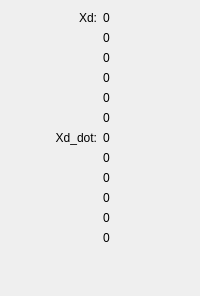
      <widget class="QWidget" name="tab_9">
       <attribute name="title">
        <string>Trajectory</string>
       </attribute>
       <layout class="QVBoxLayout" name="verticalLayout_15">
        <item>
         <layout class="QGridLayout" name="gridLayout_11">
          <item row="1" column="0">
           <widget class="QLabel" name="label_36">
            <property name="text">
             <string>Xd_dot:</string>
            </property>
            <property name="alignment">
             <set>Qt::AlignRight|Qt::AlignTop|Qt::AlignTrailing</set>
            </property>
           </widget>
          </item>
          <item row="0" column="0">
           <widget class="QLabel" name="label_42">
            <property name="text">
             <string>Xd:</string>
            </property>
            <property name="alignment">
             <set>Qt::AlignRight|Qt::AlignTop|Qt::AlignTrailing</set>
            </property>
           </widget>
          </item>
          <item row="1" column="1">
           <layout class="QVBoxLayout" name="verticalLayout_44">
            <item>
             <widget class="QLabel" name="lblTrajectoryXddot0">
              <property name="text">
               <string>0</string>
              </property>
             </widget>
            </item>
            <item>
             <widget class="QLabel" name="lblTrajectoryXddot1">
              <property name="text">
               <string>0</string>
              </property>
             </widget>
            </item>
            <item>
             <widget class="QLabel" name="lblTrajectoryXddot2">
              <property name="text">
               <string>0</string>
              </property>
             </widget>
            </item>
            <item>
             <widget class="QLabel" name="lblTrajectoryXddot3">
              <property name="text">
               <string>0</string>
              </property>
             </widget>
            </item>
            <item>
             <widget class="QLabel" name="lblTrajectoryXddot4">
              <property name="text">
               <string>0</string>
              </property>
             </widget>
            </item>
            <item>
             <widget class="QLabel" name="lblTrajectoryXddot5">
              <property name="text">
               <string>0</string>
              </property>
             </widget>
            </item>
           </layout>
          </item>
          <item row="0" column="1">
           <layout class="QVBoxLayout" name="verticalLayout_45">
            <item>
             <widget class="QLabel" name="lblTrajectoryXd0">
              <property name="text">
               <string>0</string>
              </property>
             </widget>
            </item>
            <item>
             <widget class="QLabel" name="lblTrajectoryXd1">
              <property name="text">
               <string>0</string>
              </property>
             </widget>
            </item>
            <item>
             <widget class="QLabel" name="lblTrajectoryXd2">
              <property name="text">
               <string>0</string>
              </property>
             </widget>
            </item>
            <item>
             <widget class="QLabel" name="lblTrajectoryXd3">
              <property name="text">
               <string>0</string>
              </property>
             </widget>
            </item>
            <item>
             <widget class="QLabel" name="lblTrajectoryXd4">
              <property name="text">
               <string>0</string>
              </property>
             </widget>
            </item>
            <item>
             <widget class="QLabel" name="lblTrajectoryXd5">
              <property name="text">
               <string>0</string>
              </property>
             </widget>
            </item>
           </layout>
          </item>
         </layout>
        </item>
        <item>
         <spacer name="verticalSpacer_3">
          <property name="orientation">
           <enum>Qt::Vertical</enum>
          </property>
          <property name="sizeHint" stdset="0">
           <size>
            <width>20</width>
            <height>40</height>
           </size>
          </property>
         </spacer>
        </item>
       </layout>
      </widget>
